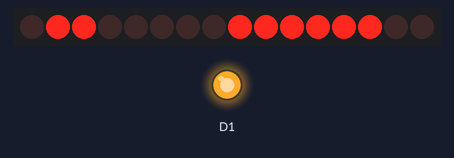
This sketch was run on a simulated ESP8266 (NodeMCU). On the bench: 16 shift-register outputs drawn as a row of LEDs (first output left, lit = HIGH), output pins drawn as LEDs (lit = HIGH).

Above: at 1.6 s.
At 19.6 s:
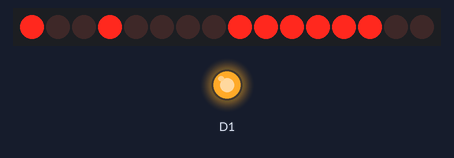
At 36.1 s:
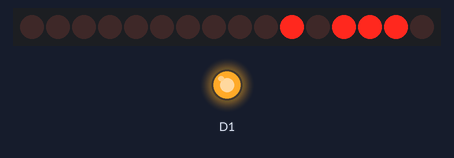
Timing chart, 0 to 37.6 s (numbered marks = the images above):
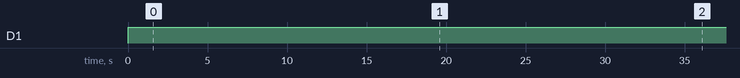

Measured:
- by itself, D1: LOW → HIGH at 0.00 s

The sketch:

Q2-2_7Seg_FlyIn.ino
```cpp
#define LATCH_DIO D15
#define CLK_DIO D14
#define DATA_DIO D2

#define BUTTON1 BT1
#define BUTTON2 BT2
#define BUTTON3 BT3
#define BUTTON4 BT4

/* Segment byte maps for numbers 0 to 9 , A, b , C */
const byte SEGMENT_MAP[] = {0x3F,0x06,0x5B,0x4F,0x66,0x6D,0x7D,0x07,0X7F,0X6F,0X77,0X7C,0X39};

/* Byte maps to select digit 1 to 4 */
const byte SEGMENT_SELECT[] = {0xFE,0xFD,0xFB,0xF7,0x06,0x09,0x00};
void setup ()
{
    /* Set DIO pins to  */
    pinMode(LATCH_DIO,OUTPUT);
    pinMode(CLK_DIO,OUTPUT);
    pinMode(DATA_DIO,OUTPUT);
}

/* Main program */
void loop()
{
  WriteNumberToSegment(4 , 0);
  delay(1500);
  WriteNumberToSegment(5 , 0);
  delay(3000);
  WriteNumberToSegment(4 , 0);
  delay(1500);
  WriteNumberToSegment(6 , -1);
  delay(1500);
}

/* Write a decimal number between 0 and 9 to one of the 4 digits of the display */
void WriteNumberToSegment(byte Segment, byte Value)
{
  digitalWrite(LATCH_DIO,LOW);

  // There is a bug in the following two statements
  shiftOut(DATA_DIO,CLK_DIO,MSBFIRST,SEGMENT_MAP[Value] );
  shiftOut(DATA_DIO,CLK_DIO,MSBFIRST,SEGMENT_SELECT[Segment]);
  digitalWrite(LATCH_DIO,HIGH);
}
```
